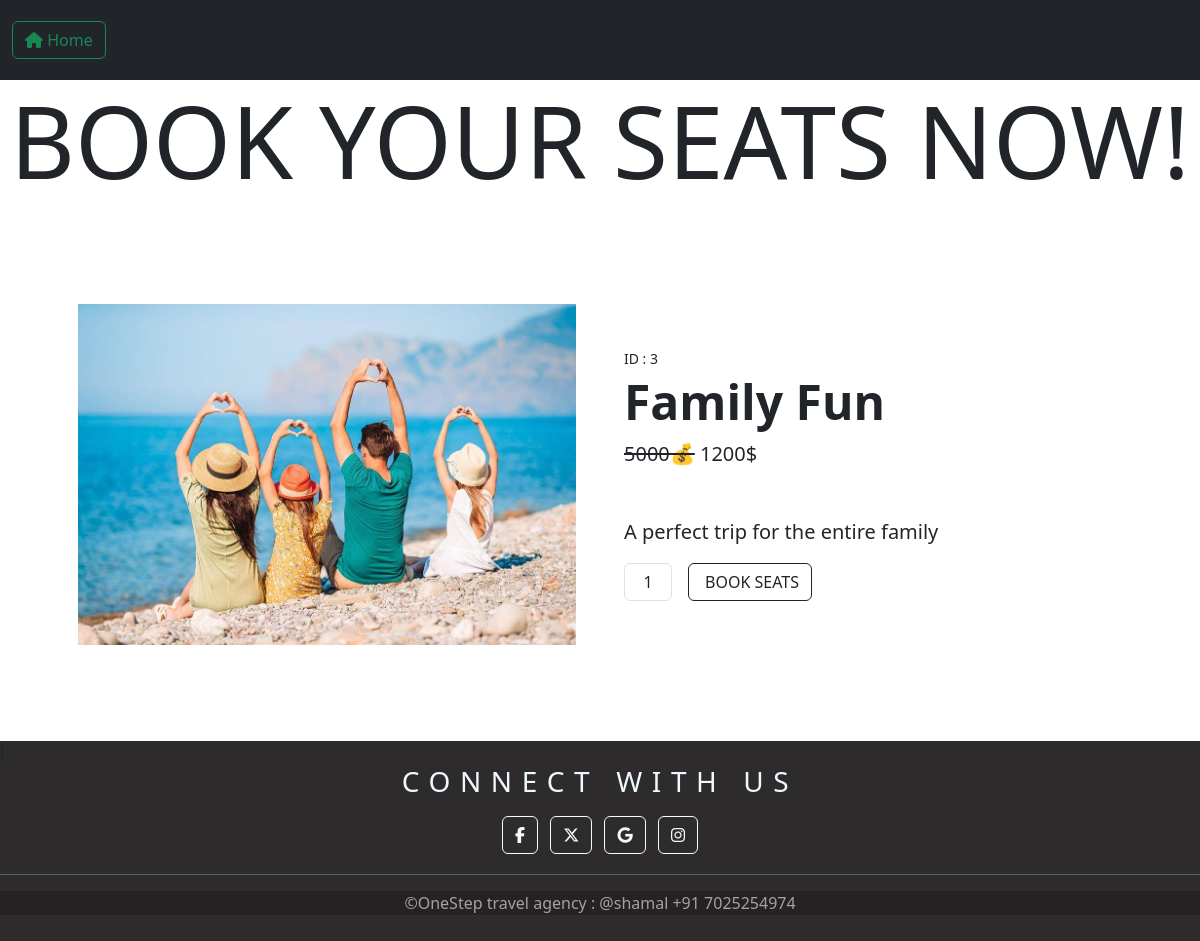
The app's page /customer/Det/3 with its own data.
### account/models.py (models this page shows)
class Tour(models.Model):
    package_name = models.CharField(max_length=150)
    description = models.CharField(max_length=500)
    images = models.ImageField(upload_to='product_image')
    price = models.IntegerField()
    options ={
        ('adventure trip','Adventure Trips'),
        ('family trip','Family Trips'),
        ('cultural trip','Cultural Trips'),
        ('beach vacation','Beach Vacations'),
        ('cruise trip','Cruise trips')
    }
    category = models.CharField(max_length=100,choices=options)

### customer/views.py (the view)
# urls.py: path('Det/<int:id>',DetailView.as_view(),name='Det'),
class DetailView(DetailView):
    template_name = 'det.html'
    queryset = Tour.objects.all()
    pk_url_kwarg="id"
    context_object_name="tour"

### customer/templates/det.html (shortened to what this page needs)
<!doctype html>
<html lang="en">
    <head>
        {% load static %}
        <link
            href="https://cdn.jsdelivr.net/npm/bootstrap@5.3.2/dist/css/bootstrap.min.css"
            rel="stylesheet"
        />
        <link rel="stylesheet" href="https://cdnjs.cloudflare.com/ajax/libs/font-awesome/6.6.0/css/all.min.css">
    </head>
    <body>
        <nav style="height: 80px;" class="navbar navbar-light bg-dark">
            <form class="container-fluid justify-content-start">
              <a href="{% url 'home' %}" class="btn btn-outline-success me-2" type="button"><i class="fa-solid fa-house"></i> Home</a>
            </form>
          </nav>
          <h1 style="text-align: center; font-size: 100px;">BOOK YOUR SEATS NOW!</h1>
          <div>
            <section class="py-5">
                <div class="container px-4 px-lg-5 my-5">
                    <div class="row gx-4 gx-lg-5 align-items-center">
                        <div class="col-md-6"><img class="card-img-top mb-5 mb-md-0" src="{{ tour.images.url }}" alt="..." /></div>
                        <div class="col-md-6">
                            <div class="small mb-1">ID : {{tour.id}}</div>
                            <h1 class="display-5 fw-bolder">{{ tour.package_name }}</h1>
                            <div class="fs-5 mb-5">
                                <span class="text-decoration-line-through">5000💰</span>
                                <span>{{ tour.price }}$</span>
                            </div>
                            <p class="lead">{{ tour.description }}</p>
                            <div class="d-flex">
                                <input class="form-control text-center me-3" id="inputQuantity" type="num" value="1" style="max-width: 3rem" />
                                <button class="btn btn-outline-dark flex-shrink-0" type="button">
                                    BOOK SEATS
                                </button>
                            </div>
                        </div>
                    </div>
                </div>
            </section>
          </div>
 <div style="height: 25vh;width: 100%; background-color: rgb(45, 43, 43);">
    {% include 'footer.html' %}
   </div>
    </body>
</html>

### records on screen
Tour: images (picture), id "3", package_name "Family Fun", price "1200", description "A perfect trip for the entire family"
